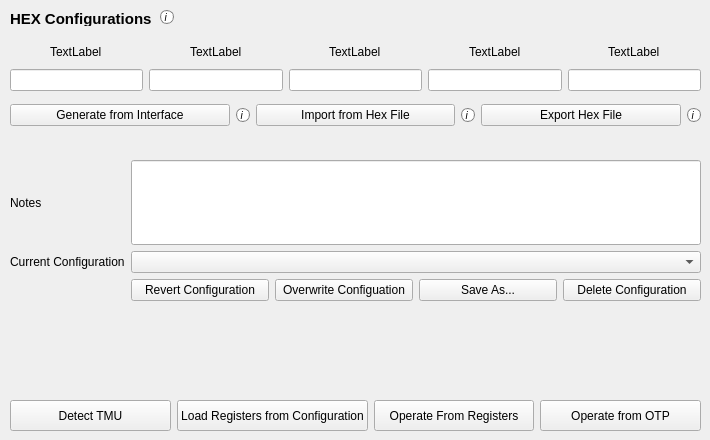
    <widget class="QWidget" name="tab_4">
     <attribute name="title">
      <string>Advanced</string>
     </attribute>
     <widget class="QLabel" name="label_48">
      <property name="geometry">
       <rect>
        <x>10</x>
        <y>10</y>
        <width>151</width>
        <height>16</height>
       </rect>
      </property>
      <property name="text">
       <string>&lt;html&gt;&lt;head/&gt;&lt;body&gt;&lt;p&gt;&lt;span style=&quot; font-size:11pt; font-weight:600;&quot;&gt;HEX Configurations&lt;/span&gt;&lt;/p&gt;&lt;/body&gt;&lt;/html&gt;</string>
      </property>
     </widget>
     <widget class="QPushButton" name="infoButton_HexConfigurations">
      <property name="geometry">
       <rect>
        <x>160</x>
        <y>10</y>
        <width>14</width>
        <height>14</height>
       </rect>
      </property>
      <property name="styleSheet">
       <string notr="true">QPushButton::!pressed{
background-color: white;
border-style: solid;
border-width:1px;
border-radius:7px;
border-color: gray;
max-width:12px;
max-height:12px;
min-width:12px;
min-height:12px;
font-size: 10px;
font-family: &quot;Bookman Old Style&quot;;
font-style:italic;
}

QPushButton::pressed{
background-color: rgb(216, 192, 95);
border-style: solid;
border-width:1px;
border-radius:7px;
border-color: gray;
max-width:12px;
max-height:12px;
min-width:12px;
min-height:12px;
font-size: 10px;
font-family: &quot;Bookman Old Style&quot;;
font-style:italic;
}</string>
      </property>
      <property name="text">
       <string>i </string>
      </property>
     </widget>
     <widget class="QWidget" name="gridLayoutWidget_4">
      <property name="geometry">
       <rect>
        <x>10</x>
        <y>40</y>
        <width>691</width>
        <height>51</height>
       </rect>
      </property>
      <layout class="QGridLayout" name="gridLayout_4">
       <item row="1" column="1">
        <widget class="QLineEdit" name="lineEdit_18">
         <property name="alignment">
          <set>Qt::AlignRight|Qt::AlignTrailing|Qt::AlignVCenter</set>
         </property>
        </widget>
       </item>
       <item row="1" column="0">
        <widget class="QLineEdit" name="lineEdit_17">
         <property name="layoutDirection">
          <enum>Qt::LeftToRight</enum>
         </property>
         <property name="alignment">
          <set>Qt::AlignRight|Qt::AlignTrailing|Qt::AlignVCenter</set>
         </property>
        </widget>
       </item>
       <item row="1" column="4">
        <widget class="QLineEdit" name="lineEdit_21">
         <property name="alignment">
          <set>Qt::AlignRight|Qt::AlignTrailing|Qt::AlignVCenter</set>
         </property>
        </widget>
       </item>
       <item row="1" column="3">
        <widget class="QLineEdit" name="lineEdit_20">
         <property name="alignment">
          <set>Qt::AlignRight|Qt::AlignTrailing|Qt::AlignVCenter</set>
         </property>
        </widget>
       </item>
       <item row="1" column="2">
        <widget class="QLineEdit" name="lineEdit_19">
         <property name="alignment">
          <set>Qt::AlignRight|Qt::AlignTrailing|Qt::AlignVCenter</set>
         </property>
        </widget>
       </item>
       <item row="0" column="1" alignment="Qt::AlignHCenter">
        <widget class="QLabel" name="label_46">
         <property name="text">
          <string>TextLabel</string>
         </property>
        </widget>
       </item>
       <item row="0" column="2" alignment="Qt::AlignHCenter">
        <widget class="QLabel" name="label_45">
         <property name="text">
          <string>TextLabel</string>
         </property>
        </widget>
       </item>
       <item row="0" column="0" alignment="Qt::AlignHCenter">
        <widget class="QLabel" name="label_47">
         <property name="text">
          <string>TextLabel</string>
         </property>
        </widget>
       </item>
       <item row="0" column="3" alignment="Qt::AlignHCenter">
        <widget class="QLabel" name="label_44">
         <property name="text">
          <string>TextLabel</string>
         </property>
        </widget>
       </item>
       <item row="0" column="4" alignment="Qt::AlignHCenter">
        <widget class="QLabel" name="label_43">
         <property name="text">
          <string>TextLabel</string>
         </property>
        </widget>
       </item>
      </layout>
     </widget>
     <widget class="QWidget" name="horizontalLayoutWidget_13">
      <property name="geometry">
       <rect>
        <x>10</x>
        <y>100</y>
        <width>691</width>
        <height>31</height>
       </rect>
      </property>
      <layout class="QHBoxLayout" name="horizontalLayout_12">
       <item>
        <layout class="QHBoxLayout" name="horizontalLayout">
         <item>
          <widget class="QPushButton" name="pushButton_7">
           <property name="text">
            <string>Generate from Interface</string>
           </property>
          </widget>
         </item>
         <item>
          <widget class="QPushButton" name="infoButton_GenerateFromInterface">
           <property name="styleSheet">
            <string notr="true">QPushButton::!pressed{
background-color: white;
border-style: solid;
border-width:1px;
border-radius:7px;
border-color: gray;
max-width:12px;
max-height:12px;
min-width:12px;
min-height:12px;
font-size: 10px;
font-family: &quot;Bookman Old Style&quot;;
font-style:italic;
}

QPushButton::pressed{
background-color: rgb(216, 192, 95);
border-style: solid;
border-width:1px;
border-radius:7px;
border-color: gray;
max-width:12px;
max-height:12px;
min-width:12px;
min-height:12px;
font-size: 10px;
font-family: &quot;Bookman Old Style&quot;;
font-style:italic;
}</string>
           </property>
           <property name="text">
            <string>i </string>
           </property>
          </widget>
         </item>
         <item>
          <layout class="QHBoxLayout" name="horizontalLayout_8">
           <item>
            <widget class="QPushButton" name="pushButton_8">
             <property name="text">
              <string>Import from Hex File</string>
             </property>
            </widget>
           </item>
           <item>
            <widget class="QPushButton" name="infoButton_ImportFromHexFile">
             <property name="styleSheet">
              <string notr="true">QPushButton::!pressed{
background-color: white;
border-style: solid;
border-width:1px;
border-radius:7px;
border-color: gray;
max-width:12px;
max-height:12px;
min-width:12px;
min-height:12px;
font-size: 10px;
font-family: &quot;Bookman Old Style&quot;;
font-style:italic;
}

QPushButton::pressed{
background-color: rgb(216, 192, 95);
border-style: solid;
border-width:1px;
border-radius:7px;
border-color: gray;
max-width:12px;
max-height:12px;
min-width:12px;
min-height:12px;
font-size: 10px;
font-family: &quot;Bookman Old Style&quot;;
font-style:italic;
}</string>
             </property>
             <property name="text">
              <string>i </string>
             </property>
            </widget>
           </item>
          </layout>
         </item>
         <item>
          <layout class="QHBoxLayout" name="horizontalLayout_9">
           <item>
            <widget class="QPushButton" name="pushButton_9">
             <property name="text">
              <string>Export Hex File</string>
             </property>
            </widget>
           </item>
           <item>
            <widget class="QPushButton" name="infoButton_ExportHexFile">
             <property name="styleSheet">
              <string notr="true">QPushButton::!pressed{
background-color: white;
border-style: solid;
border-width:1px;
border-radius:7px;
border-color: gray;
max-width:12px;
max-height:12px;
min-width:12px;
min-height:12px;
font-size: 10px;
font-family: &quot;Bookman Old Style&quot;;
font-style:italic;
}

QPushButton::pressed{
background-color: rgb(216, 192, 95);
border-style: solid;
border-width:1px;
border-radius:7px;
border-color: gray;
max-width:12px;
max-height:12px;
min-width:12px;
min-height:12px;
font-size: 10px;
font-family: &quot;Bookman Old Style&quot;;
font-style:italic;
}</string>
             </property>
             <property name="text">
              <string>i </string>
             </property>
            </widget>
           </item>
          </layout>
         </item>
        </layout>
       </item>
      </layout>
     </widget>
     <widget class="QWidget" name="horizontalLayoutWidget_14">
      <property name="geometry">
       <rect>
        <x>10</x>
        <y>160</y>
        <width>691</width>
        <height>141</height>
       </rect>
      </property>
      <layout class="QGridLayout" name="gridLayout_8">
       <item row="1" column="2">
        <widget class="QComboBox" name="comboBox_4"/>
       </item>
       <item row="0" column="0">
        <widget class="QLabel" name="label_49">
         <property name="text">
          <string>Notes</string>
         </property>
        </widget>
       </item>
       <item row="0" column="2">
        <widget class="QLineEdit" name="lineEdit_22">
         <property name="sizePolicy">
          <sizepolicy hsizetype="Expanding" vsizetype="Expanding">
           <horstretch>0</horstretch>
           <verstretch>0</verstretch>
          </sizepolicy>
         </property>
        </widget>
       </item>
       <item row="1" column="0">
        <widget class="QLabel" name="label_50">
         <property name="text">
          <string>Current Configuration</string>
         </property>
        </widget>
       </item>
       <item row="2" column="2">
        <layout class="QHBoxLayout" name="horizontalLayout_13">
         <item>
          <widget class="QPushButton" name="pushButton_10">
           <property name="text">
            <string>Revert Configuration</string>
           </property>
          </widget>
         </item>
         <item>
          <widget class="QPushButton" name="pushButton_11">
           <property name="text">
            <string>Overwrite Configuation</string>
           </property>
          </widget>
         </item>
         <item>
          <widget class="QPushButton" name="pushButton_12">
           <property name="text">
            <string>Save As...</string>
           </property>
          </widget>
         </item>
         <item>
          <widget class="QPushButton" name="pushButton_13">
           <property name="text">
            <string>Delete Configuration</string>
           </property>
          </widget>
         </item>
        </layout>
       </item>
      </layout>
     </widget>
     <widget class="QWidget" name="layoutWidget">
      <property name="geometry">
       <rect>
        <x>10</x>
        <y>400</y>
        <width>691</width>
        <height>31</height>
       </rect>
      </property>
      <layout class="QHBoxLayout" name="horizontalLayout_15">
       <item>
        <widget class="QPushButton" name="pushButton_14">
         <property name="sizePolicy">
          <sizepolicy hsizetype="Minimum" vsizetype="Expanding">
           <horstretch>0</horstretch>
           <verstretch>0</verstretch>
          </sizepolicy>
         </property>
         <property name="text">
          <string>Detect TMU</string>
         </property>
        </widget>
       </item>
       <item>
        <widget class="QPushButton" name="pushButton_15">
         <property name="sizePolicy">
          <sizepolicy hsizetype="Minimum" vsizetype="Expanding">
           <horstretch>0</horstretch>
           <verstretch>0</verstretch>
          </sizepolicy>
         </property>
         <property name="text">
          <string>Load Registers from Configuration</string>
         </property>
        </widget>
       </item>
       <item>
        <widget class="QPushButton" name="pushButton_16">
         <property name="sizePolicy">
          <sizepolicy hsizetype="Minimum" vsizetype="Expanding">
           <horstretch>0</horstretch>
           <verstretch>0</verstretch>
          </sizepolicy>
         </property>
         <property name="text">
          <string>Operate From Registers</string>
         </property>
        </widget>
       </item>
       <item>
        <widget class="QPushButton" name="pushButton_17">
         <property name="sizePolicy">
          <sizepolicy hsizetype="Minimum" vsizetype="Expanding">
           <horstretch>0</horstretch>
           <verstretch>0</verstretch>
          </sizepolicy>
         </property>
         <property name="text">
          <string>Operate from OTP</string>
         </property>
        </widget>
       </item>
      </layout>
     </widget>
    </widget>
